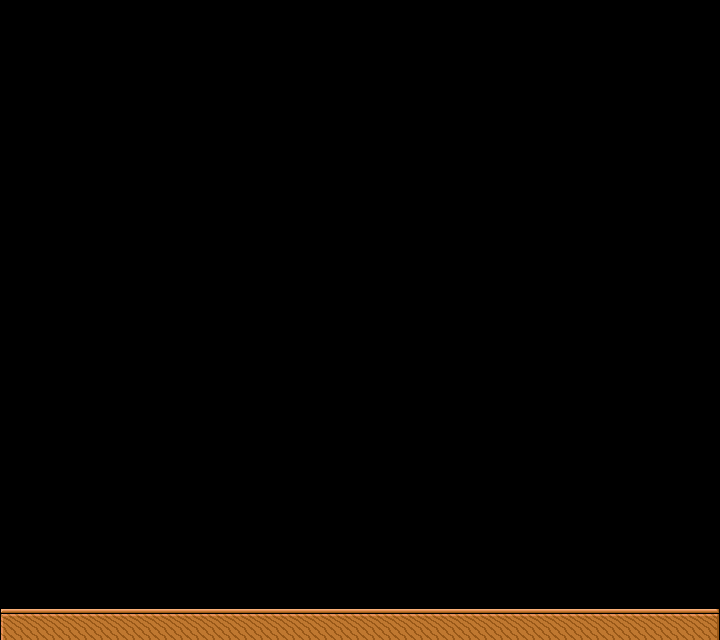

A 2D game scene composited from a Tiled map and its tileset images. What follows is a short description and the map's XML, with every tile layer's data as written:
An orthogonal 45x40 tile map with 16x16 px tiles, 1 tile layer (圖塊層 1).

<map version="1.10" tiledversion="1.10.2" orientation="orthogonal" renderorder="right-down" width="45" height="40" tilewidth="16" tileheight="16" infinite="0" nextlayerid="2" nextobjectid="1">
 <tileset firstgid="1" name="tileset" tilewidth="16" tileheight="16" tilecount="1204" columns="43">
  <image source="../effects_UI_tiles/tileset.png" width="688" height="450" />
 </tileset>
 <layer id="1" name="圖塊層 1" width="45" height="40">
  <data encoding="csv">
0,0,0,0,0,0,0,0,0,0,0,0,0,0,0,0,0,0,0,0,0,0,0,0,0,0,0,0,0,0,0,0,0,0,0,0,0,0,0,0,0,0,0,0,0,
0,0,0,0,0,0,0,0,0,0,0,0,0,0,0,0,0,0,0,0,0,0,0,0,0,0,0,0,0,0,0,0,0,0,0,0,0,0,0,0,0,0,0,0,0,
0,0,0,0,0,0,0,0,0,0,0,0,0,0,0,0,0,0,0,0,0,0,0,0,0,0,0,0,0,0,0,0,0,0,0,0,0,0,0,0,0,0,0,0,0,
0,0,0,0,0,0,0,0,0,0,0,0,0,0,0,0,0,0,0,0,0,0,0,0,0,0,0,0,0,0,0,0,0,0,0,0,0,0,0,0,0,0,0,0,0,
0,0,0,0,0,0,0,0,0,0,0,0,0,0,0,0,0,0,0,0,0,0,0,0,0,0,0,0,0,0,0,0,0,0,0,0,0,0,0,0,0,0,0,0,0,
0,0,0,0,0,0,0,0,0,0,0,0,0,0,0,0,0,0,0,0,0,0,0,0,0,0,0,0,0,0,0,0,0,0,0,0,0,0,0,0,0,0,0,0,0,
0,0,0,0,0,0,0,0,0,0,0,0,0,0,0,0,0,0,0,0,0,0,0,0,0,0,0,0,0,0,0,0,0,0,0,0,0,0,0,0,0,0,0,0,0,
0,0,0,0,0,0,0,0,0,0,0,0,0,0,0,0,0,0,0,0,0,0,0,0,0,0,0,0,0,0,0,0,0,0,0,0,0,0,0,0,0,0,0,0,0,
0,0,0,0,0,0,0,0,0,0,0,0,0,0,0,0,0,0,0,0,0,0,0,0,0,0,0,0,0,0,0,0,0,0,0,0,0,0,0,0,0,0,0,0,0,
0,0,0,0,0,0,0,0,0,0,0,0,0,0,0,0,0,0,0,0,0,0,0,0,0,0,0,0,0,0,0,0,0,0,0,0,0,0,0,0,0,0,0,0,0,
0,0,0,0,0,0,0,0,0,0,0,0,0,0,0,0,0,0,0,0,0,0,0,0,0,0,0,0,0,0,0,0,0,0,0,0,0,0,0,0,0,0,0,0,0,
0,0,0,0,0,0,0,0,0,0,0,0,0,0,0,0,0,0,0,0,0,0,0,0,0,0,0,0,0,0,0,0,0,0,0,0,0,0,0,0,0,0,0,0,0,
0,0,0,0,0,0,0,0,0,0,0,0,0,0,0,0,0,0,0,0,0,0,0,0,0,0,0,0,0,0,0,0,0,0,0,0,0,0,0,0,0,0,0,0,0,
0,0,0,0,0,0,0,0,0,0,0,0,0,0,0,0,0,0,0,0,0,0,0,0,0,0,0,0,0,0,0,0,0,0,0,0,0,0,0,0,0,0,0,0,0,
0,0,0,0,0,0,0,0,0,0,0,0,0,0,0,0,0,0,0,0,0,0,0,0,0,0,0,0,0,0,0,0,0,0,0,0,0,0,0,0,0,0,0,0,0,
0,0,0,0,0,0,0,0,0,0,0,0,0,0,0,0,0,0,0,0,0,0,0,0,0,0,0,0,0,0,0,0,0,0,0,0,0,0,0,0,0,0,0,0,0,
0,0,0,0,0,0,0,0,0,0,0,0,0,0,0,0,0,0,0,0,0,0,0,0,0,0,0,0,0,0,0,0,0,0,0,0,0,0,0,0,0,0,0,0,0,
0,0,0,0,0,0,0,0,0,0,0,0,0,0,0,0,0,0,0,0,0,0,0,0,0,0,0,0,0,0,0,0,0,0,0,0,0,0,0,0,0,0,0,0,0,
0,0,0,0,0,0,0,0,0,0,0,0,0,0,0,0,0,0,0,0,0,0,0,0,0,0,0,0,0,0,0,0,0,0,0,0,0,0,0,0,0,0,0,0,0,
0,0,0,0,0,0,0,0,0,0,0,0,0,0,0,0,0,0,0,0,0,0,0,0,0,0,0,0,0,0,0,0,0,0,0,0,0,0,0,0,0,0,0,0,0,
0,0,0,0,0,0,0,0,0,0,0,0,0,0,0,0,0,0,0,0,0,0,0,0,0,0,0,0,0,0,0,0,0,0,0,0,0,0,0,0,0,0,0,0,0,
0,0,0,0,0,0,0,0,0,0,0,0,0,0,0,0,0,0,0,0,0,0,0,0,0,0,0,0,0,0,0,0,0,0,0,0,0,0,0,0,0,0,0,0,0,
0,0,0,0,0,0,0,0,0,0,0,0,0,0,0,0,0,0,0,0,0,0,0,0,0,0,0,0,0,0,0,0,0,0,0,0,0,0,0,0,0,0,0,0,0,
0,0,0,0,0,0,0,0,0,0,0,0,0,0,0,0,0,0,0,0,0,0,0,0,0,0,0,0,0,0,0,0,0,0,0,0,0,0,0,0,0,0,0,0,0,
0,0,0,0,0,0,0,0,0,0,0,0,0,0,0,0,0,0,0,0,0,0,0,0,0,0,0,0,0,0,0,0,0,0,0,0,0,0,0,0,0,0,0,0,0,
0,0,0,0,0,0,0,0,0,0,0,0,0,0,0,0,0,0,0,0,0,0,0,0,0,0,0,0,0,0,0,0,0,0,0,0,0,0,0,0,0,0,0,0,0,
0,0,0,0,0,0,0,0,0,0,0,0,0,0,0,0,0,0,0,0,0,0,0,0,0,0,0,0,0,0,0,0,0,0,0,0,0,0,0,0,0,0,0,0,0,
0,0,0,0,0,0,0,0,0,0,0,0,0,0,0,0,0,0,0,0,0,0,0,0,0,0,0,0,0,0,0,0,0,0,0,0,0,0,0,0,0,0,0,0,0,
0,0,0,0,0,0,0,0,0,0,0,0,0,0,0,0,0,0,0,0,0,0,0,0,0,0,0,0,0,0,0,0,0,0,0,0,0,0,0,0,0,0,0,0,0,
0,0,0,0,0,0,0,0,0,0,0,0,0,0,0,0,0,0,0,0,0,0,0,0,0,0,0,0,0,0,0,0,0,0,0,0,0,0,0,0,0,0,0,0,0,
0,0,0,0,0,0,0,0,0,0,0,0,0,0,0,0,0,0,0,0,0,0,0,0,0,0,0,0,0,0,0,0,0,0,0,0,0,0,0,0,0,0,0,0,0,
0,0,0,0,0,0,0,0,0,0,0,0,0,0,0,0,0,0,0,0,0,0,0,0,0,0,0,0,0,0,0,0,0,0,0,0,0,0,0,0,0,0,0,0,0,
0,0,0,0,0,0,0,0,0,0,0,0,0,0,0,0,0,0,0,0,0,0,0,0,0,0,0,0,0,0,0,0,0,0,0,0,0,0,0,0,0,0,0,0,0,
0,0,0,0,0,0,0,0,0,0,0,0,0,0,0,0,0,0,0,0,0,0,0,0,0,0,0,0,0,0,0,0,0,0,0,0,0,0,0,0,0,0,0,0,0,
0,0,0,0,0,0,0,0,0,0,0,0,0,0,0,0,0,0,0,0,0,0,0,0,0,0,0,0,0,0,0,0,0,0,0,0,0,0,0,0,0,0,0,0,0,
0,0,0,0,0,0,0,0,0,0,0,0,0,0,0,0,0,0,0,0,0,0,0,0,0,0,0,0,0,0,0,0,0,0,0,0,0,0,0,0,0,0,0,0,0,
0,0,0,0,0,0,0,0,0,0,0,0,0,0,0,0,0,0,0,0,0,0,0,0,0,0,0,0,0,0,0,0,0,0,0,0,0,0,0,0,0,0,0,0,0,
0,0,0,0,0,0,0,0,0,0,0,0,0,0,0,0,0,0,0,0,0,0,0,0,0,0,0,0,0,0,0,0,0,0,0,0,0,0,0,0,0,0,0,0,0,
275,276,276,276,276,276,276,276,276,276,276,276,276,276,276,276,276,276,276,276,276,276,276,276,276,276,276,276,276,276,276,276,276,276,276,276,276,276,276,276,276,276,276,276,277,
318,319,319,319,319,319,319,319,319,319,319,319,319,319,319,319,319,319,319,319,319,319,319,319,319,319,319,319,319,319,319,319,319,319,319,319,319,319,319,319,319,319,319,319,320
</data>
 </layer>
</map>
